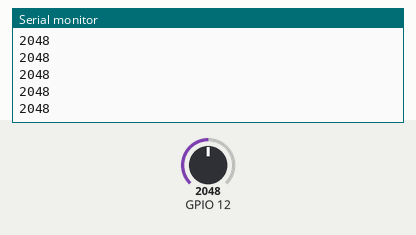
Recording of a sketch running on a simulated ESP32. Parts: the last lines printed to the serial monitor. The test bench sets the inputs (shaded band); at power-on: GPIO 12 = 2048. WiFi joins after 1.5 s; servers stay silent unless stated; random numbers use the default seed unless the sketch sets one; no MQTT or app messages arrive unless stated.

Above: at 2.7 s.
2.8 s: GPIO 12 set to 2866
At 3.8 s:
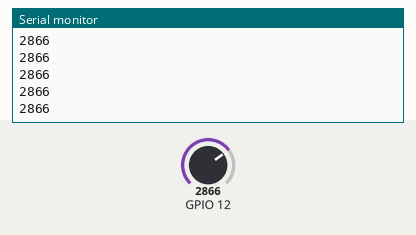
4.3 s: GPIO 12 set to 3603
At 5.0 s:
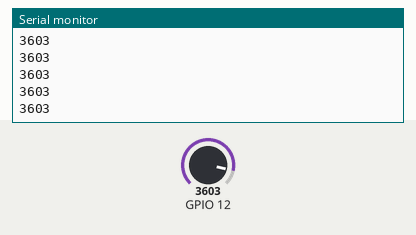
Timing chart, 0 to 5.9 s (numbered marks = the images above; inputs shaded):
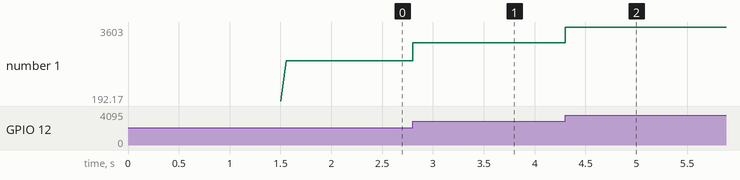

Measured:
- after the input at 2.8 s, the serial monitor: prints a new line at once (image 1)
- after the input at 4.3 s, the serial monitor: prints a new line at once (image 2)
- plotted number 1: 2048 → 2866 after the input at 2.8 s, 2866 → 3603 after the input at 4.3 s

The sketch:

ecg.ino
```cpp
#include <PubSubClient.h>
#include <WiFi.h>

// variaveis
//const char* ssid = "ECG ROUTER";
//const char* password = "ecg010203";
const char* ssid = "Nintendo";
const char* password = "luisea7x";
const char* mqttServer = "tailor.cloudmqtt.com";
const int mqttPort = 16494;
const char* mqttUser = "fffdpzks";
const char* mqttPassword = "mJwNquIkLedX";
char msg[50];
long sinal = 0;

WiFiClient espClient;
PubSubClient client(espClient);

// funcao para conectar com o wifi
void conexaoWifi() {
    WiFi.begin(ssid, password);
    while (WiFi.status() != WL_CONNECTED) {
        delay(500);
        Serial.print("Connecting to WiFi:");
        Serial.println(ssid);
    }

    Serial.println("Connected to the WiFi network");
    Serial.println("");
    Serial.println("IP address: ");
    Serial.println(WiFi.localIP());
}

// funcao para conectar com o servidor
void conexaoMQTT() {
    client.setServer(mqttServer, mqttPort);
    client.setCallback(callback);

    while (!client.connected()) {
        Serial.println("Connecting to MQTT…");
        String clientId = "ESP32Client-ECG";
        clientId += String(random(0xffff), HEX);
        if (client.connect(clientId.c_str(), mqttUser, mqttPassword )) {
            Serial.println("connected");
        } else {
            Serial.print("failed with state ");
            Serial.print(client.state());
            delay(2000);
        }
    }
}


// funcao de callback
void callback(char* topic, byte* payload, unsigned int length) {

  Serial.print("Message arrived in topic: ");
  Serial.println(topic);

  Serial.print("Message:");
  for (int i = 0; i < length; i++) {
    Serial.print((char)payload[i]);
  }

  Serial.println();
  Serial.println("-----------------------");

}

void setup() {
     pinMode(12,INPUT);
    // inicia a serial com baudrate: 115200
    Serial.begin(115200);
    // faz conexão com o wifi/internet
    conexaoWifi();
    // faz conexão com o servidor MQTT
    conexaoMQTT();
}

void loop() {
  // chama a funcao para a aquisicao do sinal
  sinal = analogRead(12);

  // transforma o sinal em const char
  sprintf(msg, "%ld", sinal );

  // envia para o servidro MQTT o sinal para gerar o grafico online
  client.publish("ecg", msg);
  Serial.println(sinal);
  client.loop();
}
```
